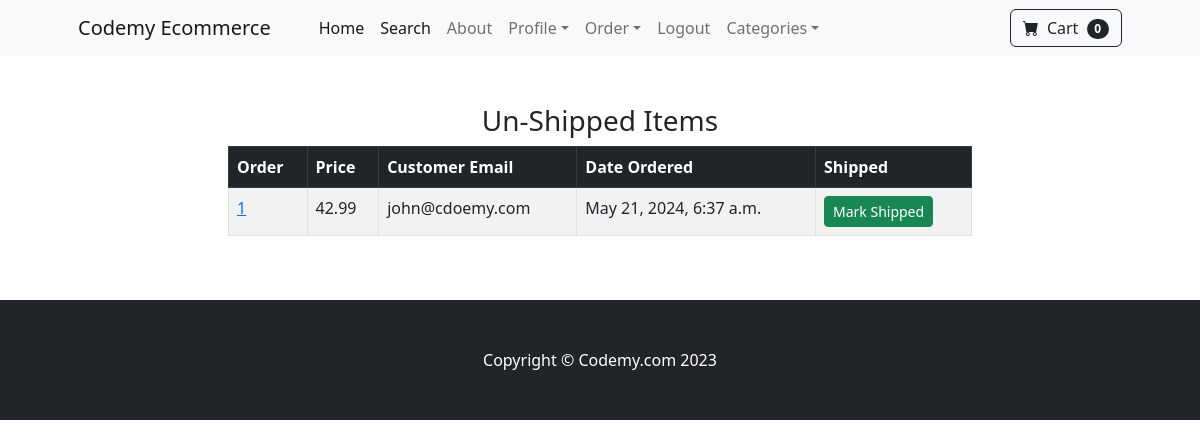
Before: /payment/not_shipped_dash (signed in) with the older database file.
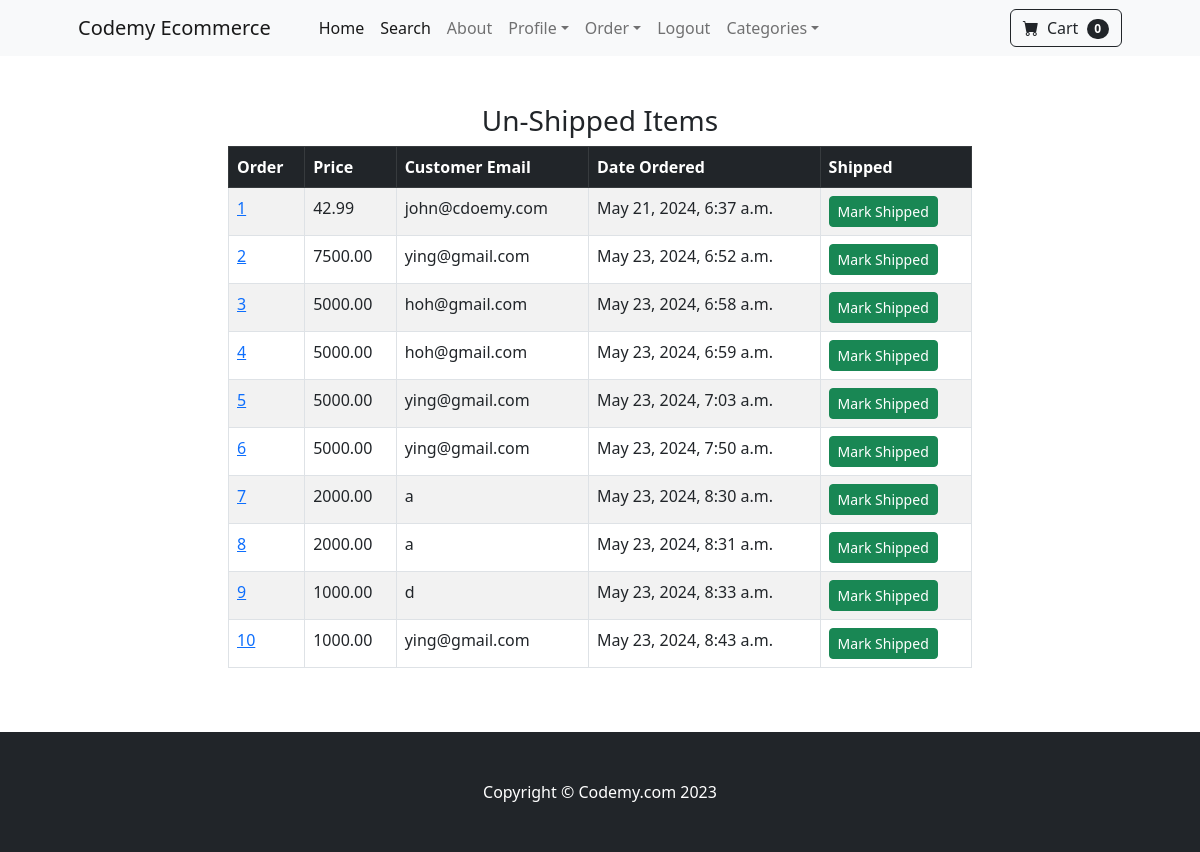
After: the same page with the newer database file.
### payment/models.py (models this page shows, shortened)
class Order(models.Model):
    user = models.ForeignKey(User,on_delete=models.CASCADE,blank=True,null=True)
    full_name = models.CharField(max_length=250)
    email = models.EmailField(max_length=250)
    shipping_address = models.TextField(max_length=15000)
    amount_paid = models.DecimalField(max_digits=8,decimal_places=2)
    date_ordered = models.DateTimeField(auto_now_add=True)
    shipped = models.BooleanField(default=False)
    date_shipped = models.DateTimeField(blank=True,null=True)

### payment/views.py (the view, shortened to what this page needs)
# urls.py: path('not_shipped_dash', views.not_shipped_dash,name="not_shipped_dash"),
def not_shipped_dash(request):
    if request.user.is_authenticated and request.user.is_superuser:
        orders = Order.objects.filter(shipped=False)
        return render(request,"payment/not_shipped_dash.html",{'orders':orders})
    else:
        messages.success(request, "Order Denied")
        return redirect('home')

### cart/cart.py (called while the page is built)
    def __len__(self):
        return len(self.cart)

### cart/context_processors.py (called while the page is built)
def cart(request):
    return {'cart':Cart(request)}

### payment/templates/payment/not_shipped_dash.html (shortened to what this page needs)
{% extends 'base.html' %}
{% block content %}
<br><br>
    <div class="container">
        <div class="row">
            <center>
                <div class="col-8">
                   <h3>Un-Shipped Items</h3>
                   <table class="table table-striped table-hover table-bordered">
                    <thead class="table-dark">
                      <tr>
                        <th scope="col">Order</th>
                        <th scope="col">Price</th>
                        <th scope="col">Customer Email</th>
                        <th scope="col">Date Ordered</th>
                        <th scope="col">Shipped</th>
                      </tr>
                    </thead>
                    <tbody>
                    {% for item in orders %}
                      <tr>
                        <td><a href="{% url 'orders' item.id %}">{{item.id}}</a></td>
                        <td>{{ item.amount_paid}}</td>
                        <td>{{ item.email}}</td>
                        <td>{{ item.date_ordered}}</td>
                        <td>
                        <form method="POST">
                          <button type="Submit" class="btn btn-success btn-sm">Mark Shipped</button>
                        </form>
                      </td>
                      </tr>
                    {% endfor %}
                    </tbody>
                  </table>
                </div>
            </center>
        </div>
    </div>
<br><br>
{% endblock content %}

Changed rows visible on the page:
added Order: id "2", amount_paid "7500.00", email "ying@gmail.com", date_ordered "May 23, 2024, 6:52 a.m."
added Order: id "3", amount_paid "5000.00", email "hoh@gmail.com", date_ordered "May 23, 2024, 6:58 a.m."
added Order: id "4", amount_paid "5000.00", email "hoh@gmail.com", date_ordered "May 23, 2024, 6:59 a.m."
added Order: id "5", amount_paid "5000.00", email "ying@gmail.com", date_ordered "May 23, 2024, 7:03 a.m."
added Order: id "6", amount_paid "5000.00", email "ying@gmail.com", date_ordered "May 23, 2024, 7:50 a.m."
added Order: id "7", amount_paid "2000.00", email "a", date_ordered "May 23, 2024, 8:30 a.m."
added Order: id "8", amount_paid "2000.00", email "a", date_ordered "May 23, 2024, 8:31 a.m."
added Order: id "9", amount_paid "1000.00", email "d", date_ordered "May 23, 2024, 8:33 a.m."
added Order: id "10", amount_paid "1000.00", email "ying@gmail.com", date_ordered "May 23, 2024, 8:43 a.m."
